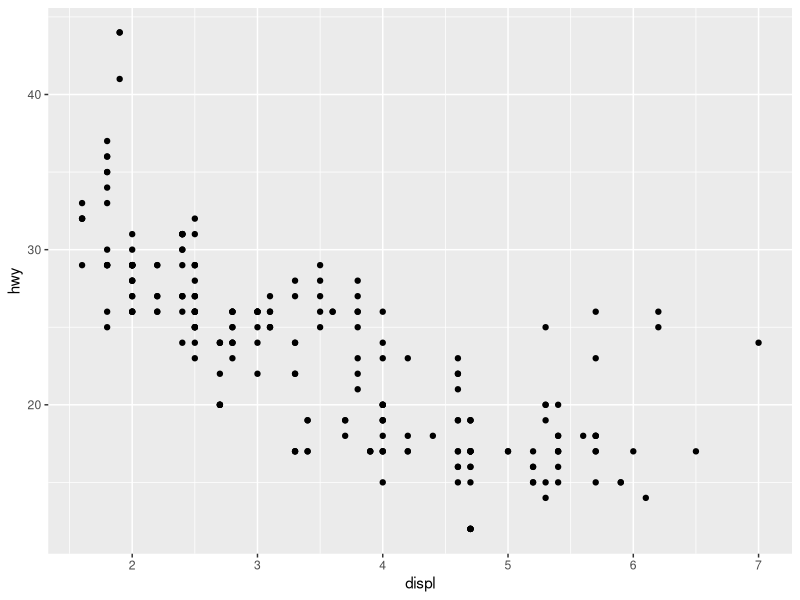
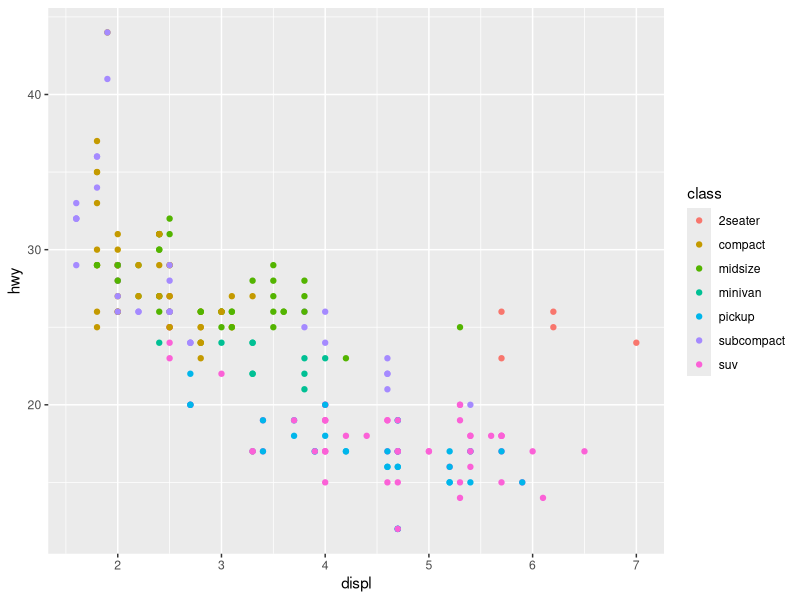
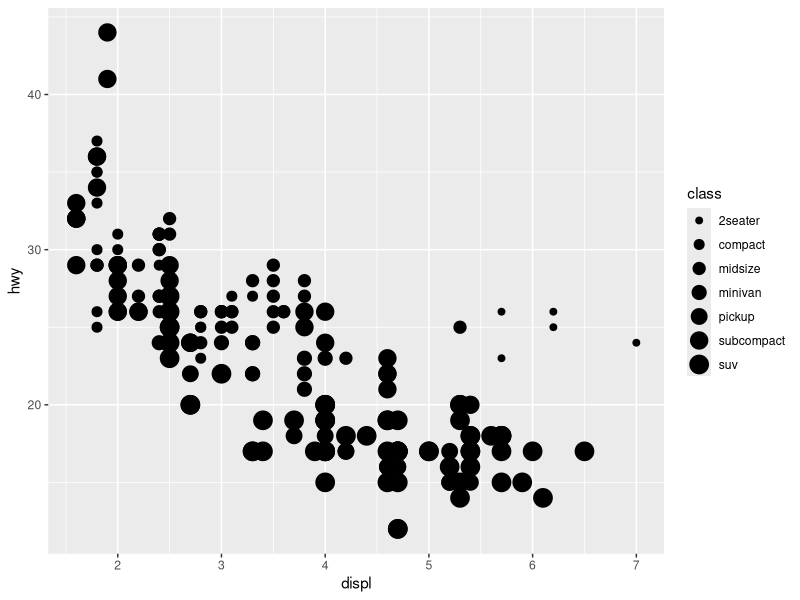
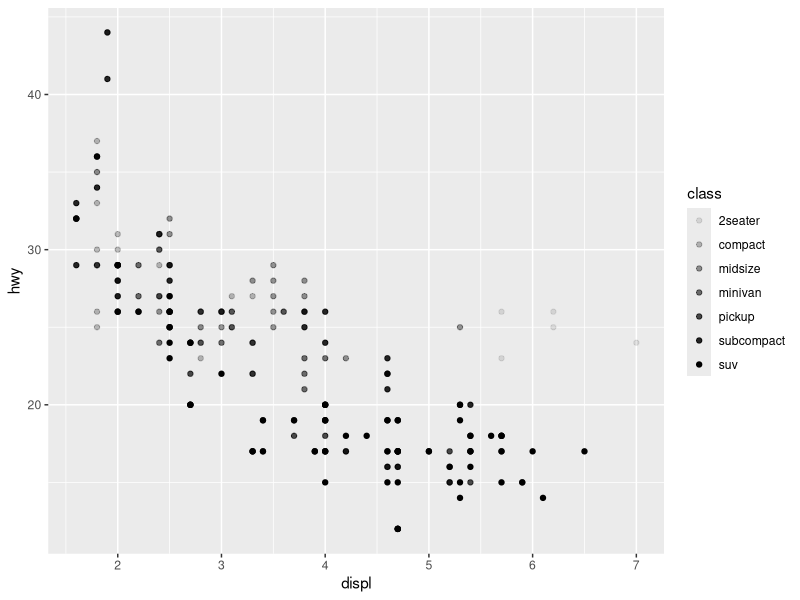
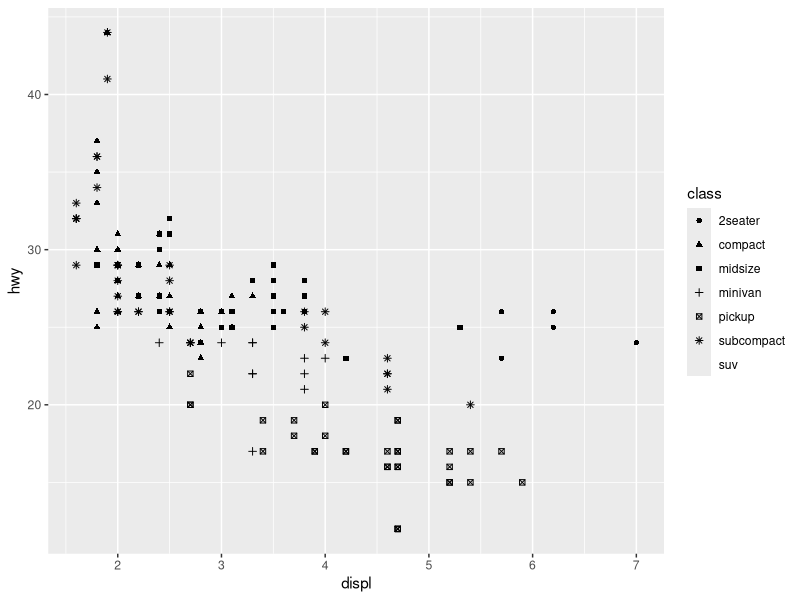
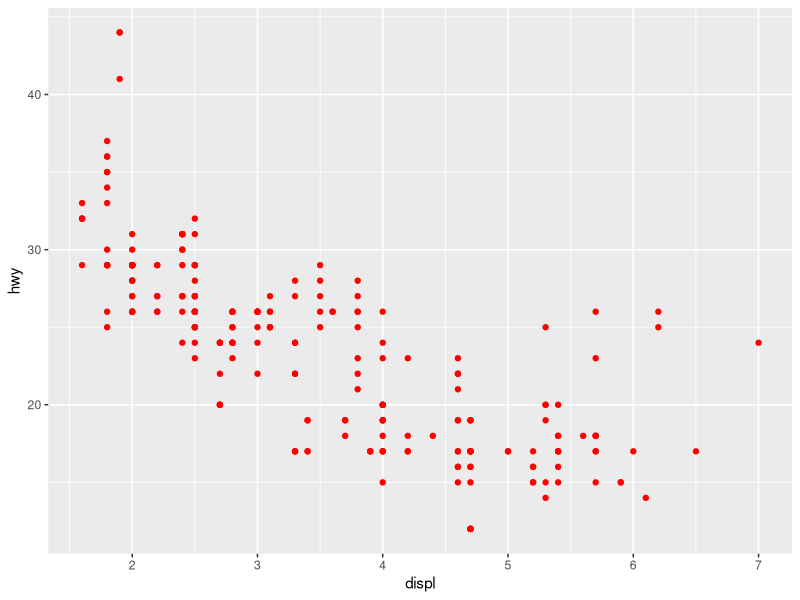
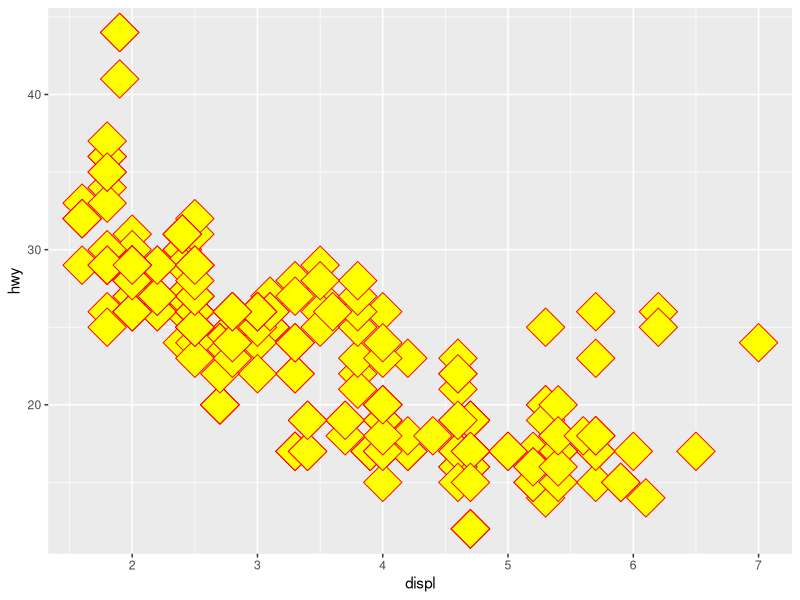

Reproduce these figures in R, in order.
#Data Visualization - 6th October 2021
library(tidyverse)

#tidyverse 1.3.1 ──
# ✓ ggplot2 3.3.5     ✓ purrr   0.3.4
# ✓ tibble  3.1.5     ✓ dplyr   1.0.7
# ✓ tidyr   1.1.4     ✓ stringr 1.4.0
# ✓ readr   2.0.2     ✓ forcats 0.5.1


#Preguntas que nos plantean:

#Los coches con motor más grande consumen más combustible
#que los coches con motor más pequeño.
#La relación consumo / tamaño es lineal? Es no lineal? Es exponencial?
#Es positiva? Es negativa?

View(mpg)
?mpg #help(mpg)
# displ: Tamaño de la cilindrada del motor del vehículo en litros.
# hwy: nº de millas recorridas en autopista por galón de combustible. (3,785411784 litros)
# Es una medida de la eficencia energética cuando el coche va por la autopista, cuántas millas
#es capaz de recorrer sólo con un galón de gasolina. 

#Scatter plot(nube de puntos)
ggplot(data = mpg) +
  geom_point(mapping = aes(x = displ, y = hwy))

# Este gráfico nos muestra una relación negativa entre el tamaño del motor
# y la eficiencia energética del combustible, es decir, cuánto mayor es el motor, 
# menos millas hace el coche, menor eficiencia y por tanto, más gasta el vehículo. 


# Queremos ver si aquellos puntos que salen del patrón general, es decir aquellos
# con un alto displ y bajo hwy (denominados outliers) se corresponden a vehículos
#híbridos ya que así justificaría que se diese esta situación ya que no sólo gastan
# combustible sino que gastan electricidad.

#Para llevar a cabo lo anterior, vamos a utilizar la variable class y vamos a 
#a representar la nube de puntos en función de dicha variable. Para ello, se
#modifica la estética de los puntos "aes". La estética incluye la posición, el 
# tamaño, forma o incluso el color de los puntos.

ggplot(data = mpg) + 
  geom_point(mapping = aes(x = displ, y = hwy, color = class))

# La conclusión que podemos sacar es que casi todos estos outliers (gran tamaño
#de motor pero bajo nivel de consumo) son coches 2seater, coches de dos asientos,
#es decir, coche para dos personas. Un 2seater podría ser un convertible, 
#un descapotable o coches pequeños. 
#En efecto, estos coches no tienen pinta de que vayan a ser híbridos, de hecho
#un coche de dos asientos es todo lo contrario, es un deportivo. Sin embargo, 
#parece ser que los coches deportivos tienen un motor más grande en cuanto a 
#capacidad de combustible que un suv (utilitario común familiar) ya que están
#mucho más a la derecha, incluso también más que las furgonetas pickup, pero
#también tiene un cuerpo más pequeño que un compacto o un midsize, lo que hace que 
#compense el tener un motor grande y ser más ergónomico, aereodinámico para
#obtener un número de millas más alto por unidad de galón. Por tanto, estos 
#coches parece ser que cumplen las expectativas y cuadran con los datos que teníamos.

#También podríamos haber mapeado la clase a la estética del tamaño de los puntos:
# (conviene que sea numérico)

ggplot(data = mpg) + 
  geom_point(mapping = aes(x = displ, y = hwy, size = class))

#Ahora podríamos utilizar la estética de alpha que controle la transparencia
#de los puntos.

ggplot(data = mpg) + 
  geom_point(mapping = aes(x = displ, y = hwy, alpha = class))

# A continuación vamos a utilizar la estética de la forma de los puntos.
#(solo permite 6 formas a la vez).

ggplot(data = mpg) + 
  geom_point(mapping = aes(x = displ, y = hwy, shape = class))

#Además podemos elegir de forma manual la estética.
#Estética global:fuera del mapping

ggplot(data = mpg)+
  geom_point(mapping = aes(x = displ, y = hwy), color = "red")
#color = nombre del color en formato string
#size = tamaño del punto en mm
#shape = forma del punto con números desde el 0 al 25.
# 0 - 14: son formas huecas y por tanto sólo se le puede cambiar el color.
# 15 - 20: son formas rellenas de color, por tanto se le puede cambiar el color.
# 21 - 25: son formas con borde y relleno, y se les puede cambiar el color (borde)
# y el fill (relleno).

ggplot(data = mpg)+
  geom_point(mapping = aes(x = displ, y = hwy),
             shape = 23, size = 10, color = "red",
             fill = "yellow")
